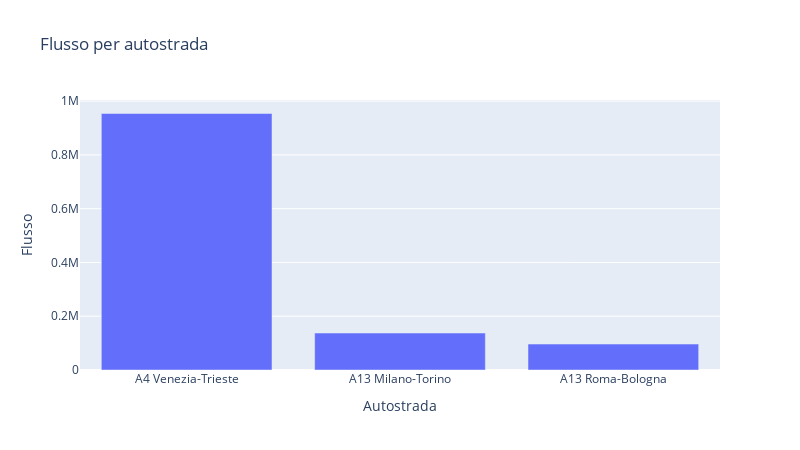

The code cell stored with this chart in its notebook:
### Code cell
px.bar(x = ["A4 Venezia-Trieste", "A13 Milano-Torino", "A13 Roma-Bologna"], y=  [A4, A13_nord, A13_sud], width=800, height=450, labels={'x': 'Autostrada', 'y':'Flusso'}, title="Flusso per autostrada")

### Figure 1 — Plotly figure (JSON) as saved in the notebook; plotly's stock layout.template omitted (floating-point values rounded to 4 significant figures)
{"data": [{"alignmentgroup": "True", "hovertemplate": "Autostrada=%{x}<br>Flusso=%{y}<extra></extra>", "legendgroup": "", "marker": {"color": "#636efa", "pattern": {"shape": ""}}, "name": "", "offsetgroup": "", "orientation": "v", "showlegend": false, "textposition": "auto", "type": "bar", "x": ["A4 Venezia-Trieste", "A13 Milano-Torino", "A13 Roma-Bologna"], "xaxis": "x", "y": [954073, 137478, 96447], "yaxis": "y"}], "layout": {"barmode": "relative", "height": 450, "legend": {"tracegroupgap": 0}, "title": {"text": "Flusso per autostrada"}, "width": 800, "xaxis": {"anchor": "y", "domain": [0, 1], "title": {"text": "Autostrada"}}, "yaxis": {"anchor": "x", "domain": [0, 1], "title": {"text": "Flusso"}}}}
